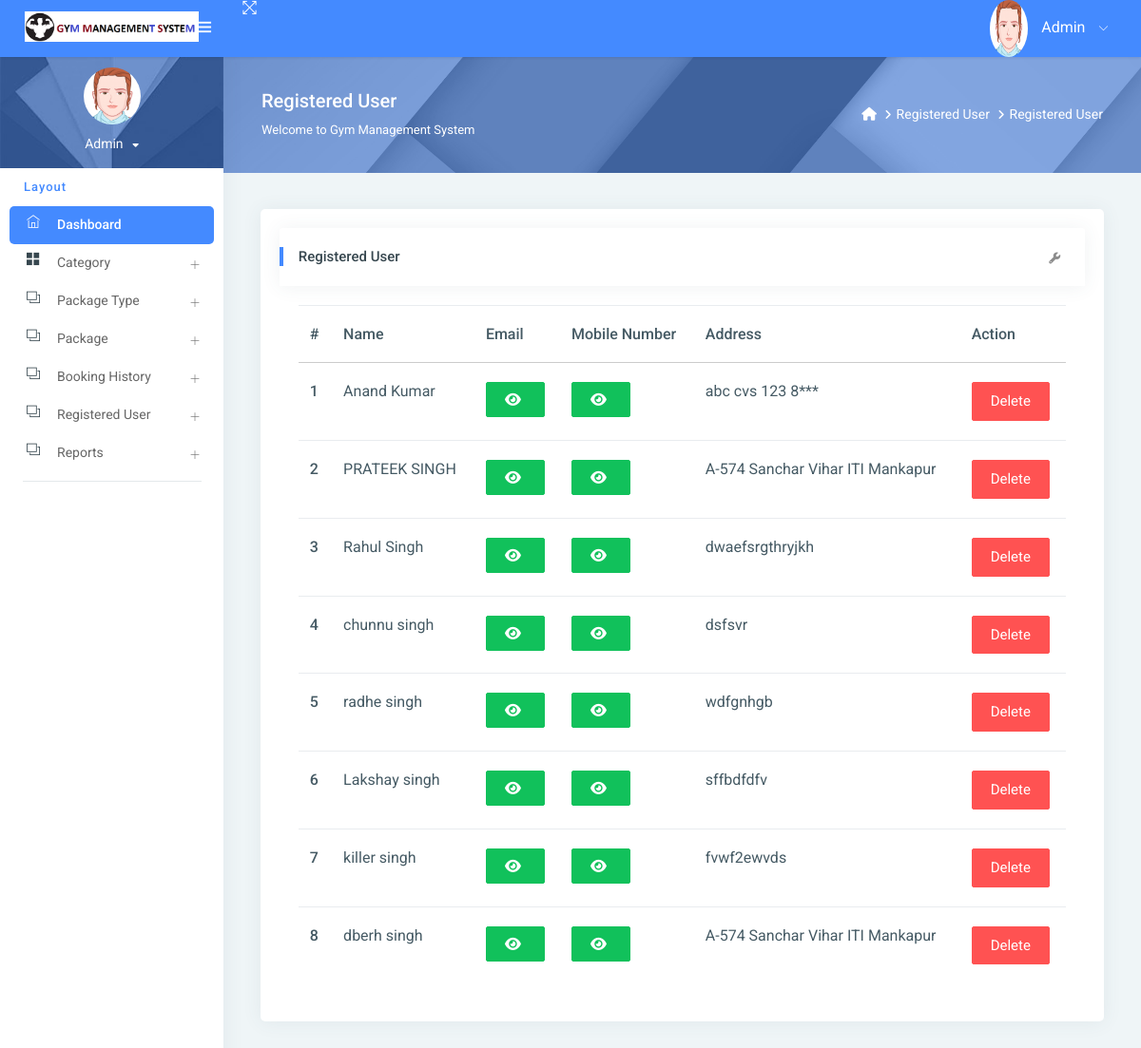
The page /reg_user/ (signed in) on the database its author committed.
### gym/models.py (models this page shows, shortened)
class Signup(models.Model):
    user = models.ForeignKey(User, on_delete=models.CASCADE, null=True)
    mobile = models.CharField(max_length=15, null=True)
    state = models.CharField(max_length=150, null=True)
    city = models.CharField(max_length=150, null=True)
    address = models.CharField(max_length=200, null=True)
    creationdate = models.DateTimeField(auto_now_add=True)

### gym/views.py (the view)
# urls.py: path('reg_user/', reg_user, name="reg_user"),
@login_required(login_url='/admin_login/')
def reg_user(request):
    data = Signup.objects.all()
    d = {'data': data}
    return render(request, "admin/reg_user.html", locals())

### gym/templates/admin/reg_user.html (shortened to what this page needs)
{% extends 'admin_base.html' %}
{% load static %}
{% block main %}
<link rel="stylesheet" href="https://cdnjs.cloudflare.com/ajax/libs/font-awesome/6.2.0/css/all.min.css" />
<div class="page-header">
    <div class="page-block">
        <div class="row align-items-center">
            <div class="col-md-8">
                <div class="page-header-title">
                    <h5 class="m-b-10">Registered User</h5>
                    <p class="m-b-0">Welcome to Gym Management System</p>
                </div>
            </div>
            <div class="col-md-4">
                <ul class="breadcrumb-title">
                    <li class="breadcrumb-item">
                        <a href="{% url 'admin_home' %}"> <i class="fa fa-home"></i> </a>
                    </li>
                    <li class="breadcrumb-item"><a href="">Registered User</a>
                    </li>
                    <li class="breadcrumb-item"><a href="">Registered User</a>
                    </li>
                </ul>
            </div>
        </div>
    </div>
</div>
<div class="pcoded-inner-content">
    <div class="main-body">
        <div class="page-wrapper">
            <div class="page-body">
                <div class="row">
                    <div class="col-md-12">
                        <div class="card">
                            <div class="card-block">
                                <div class="card-header">
                                    <h5> Registered User</h5>
                                    <div class="card-header-right">
                                        <ul class="list-unstyled card-option">
                                            <li><i class="fa fa fa-wrench open-card-option"></i></li>
                                        </ul>
                                    </div>
                                </div>
                                <div class="card-block table-border-style">
                                    <div class="table-responsive">
                                        <table class="table">
                                            <thead>
                                            <tr>
                                                <th>#</th>
                                                <th>Name</th>
                                                <th>Email</th>
                                                <th>Mobile Number</th>
                                                <th>Address</th>
                                                <th>Action</th>
                                            </tr>
                                            </thead>
                                            <tbody>
                                            {% for i in data %}
                                            <tr>
                                                <th scope="row">{{forloop.counter}}</th>
                                                <td>{{i.user.first_name}} {{i.user.last_name}}</td>
                                                 <td><span id="email-{{forloop.counter}}" class="password">{{i.user.username}}</span>
                                                     <button type="button" class="btn btn-success" id="email-btn-{{forloop.counter}}" onclick="togglePassword('email-{{forloop.counter}}', this.id)"><i class="fa fa-eye"></i></button>
                                                 </td>
                                                 <td>
                                                    <button type="button" class="btn btn-success" id="mobile-btn-{{forloop.counter}}" onclick="togglePassword('mobile-{{forloop.counter}}', this.id)"><i class="fa fa-eye"></i></button>
                                                  </td>
                                                <td>{{i.address}}</td>
                                                <td>
                                                    <a href="{% url 'delete_user' i.id %}"
                                                       onclick="return confirm('Are you sure to Delete')"
                                                       class="btn btn-danger">Delete</a>
                                                </td>
                                            </tr>
                                            {% endfor %}
                                            </tbody>
                                        </table>
                                    </div>
                                </div>
                            </div>
                        </div>
                    </div>
                </div>
            </div>
        </div>
    </div>
</div>
{% endblock %}

### gym/templates/admin/reg_user.html (style rules this page uses)
.table-responsive { font-size:11px; }
td { padding:0px; }

### rows shown on the page
Signup: user.first_name "Anand", user.last_name "Kumar", address "abc cvs 123 8***"
Signup: user.first_name "PRATEEK", user.last_name "SINGH", address "A-574 Sanchar Vihar ITI Mankapur"
Signup: user.first_name "Rahul", user.last_name "Singh", address "dwaefsrgthryjkh"
Signup: user.first_name "chunnu", user.last_name "singh", address "dsfsvr"
Signup: user.first_name "radhe", user.last_name "singh", address "wdfgnhgb"
Signup: user.first_name "Lakshay", user.last_name "singh", address "sffbdfdfv"
Signup: user.first_name "killer", user.last_name "singh", address "fvwf2ewvds"
Signup: user.first_name "dberh", user.last_name "singh", address "A-574 Sanchar Vihar ITI Mankapur"
